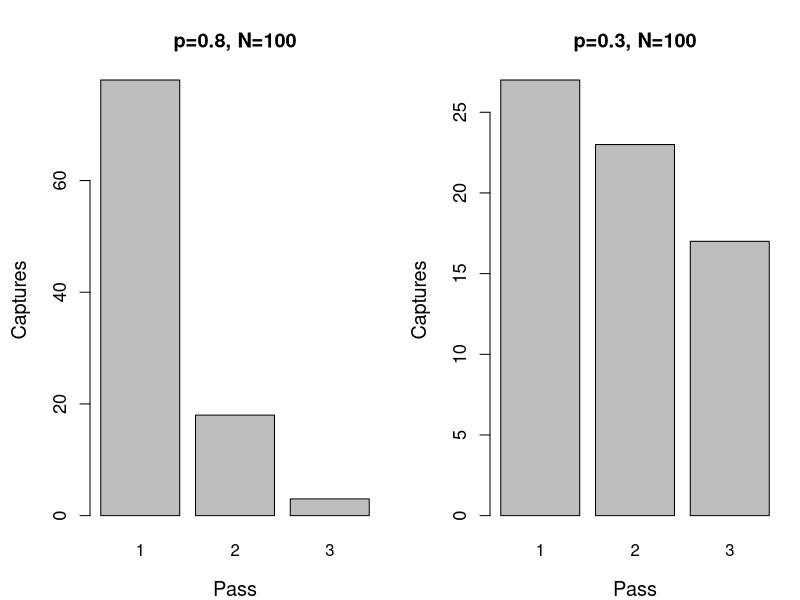

This chart was generated by the following R code:
## ---- chunk 1
#| label: rem
#| include: true
#| echo: false
#| fig-width: 7
#| fig-height: 4.1
#| fig-align: 'center'
#| out-width: '99%'
N <- 100
p1 <- 0.8
p2 <- 0.3
pi1 <- c(p1, p1*(1-p1), p1*(1-p1)^2)
pi2 <- c(p2, p2*(1-p2), p2*(1-p2)^2)
pi1[4] <- 1 - sum(pi1)
pi2[4] <- 1 - sum(pi2)
set.seed(0324)
x1 <- drop(rmultinom(1, N, pi1))
x2 <- drop(rmultinom(1, N, pi2))
par(mfrow=c(1, 2), mai=c(0.8,0.9,0.8,0.2))
barplot(x1[1:3], main="p=0.8, N=100", cex.lab=1.2, cex.main=1.2, cex.axis=1.1, xlab="Pass", names=1:3, ylab="Captures")
barplot(x2[1:3], main="p=0.3, N=100", cex.lab=1.2, cex.main=1.2, cex.axis=1.1, xlab="Pass", names=1:3, ylab="Captures")#; box()
